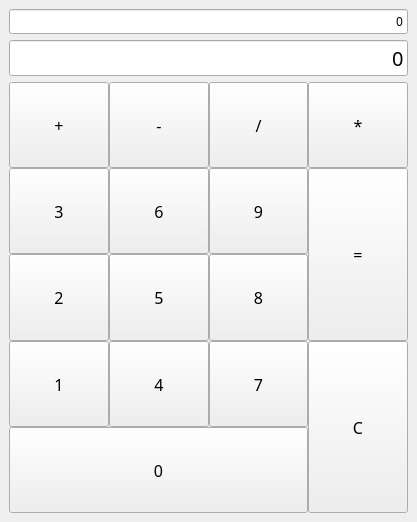
<?xml version="1.0" encoding="UTF-8"?>
<ui version="4.0">
 <class>MainWindow</class>
 <widget class="QMainWindow" name="MainWindow">
  <property name="geometry">
   <rect>
    <x>0</x>
    <y>0</y>
    <width>417</width>
    <height>522</height>
   </rect>
  </property>
  <property name="windowTitle">
   <string>Калькулятор</string>
  </property>
  <widget class="QWidget" name="centralwidget">
   <layout class="QGridLayout" name="gridLayout_2">
    <item row="0" column="0">
     <widget class="QLineEdit" name="consol">
      <property name="font">
       <font>
        <family>Impact</family>
        <pointsize>9</pointsize>
        <weight>50</weight>
        <bold>false</bold>
        <stylestrategy>PreferAntialias</stylestrategy>
       </font>
      </property>
      <property name="text">
       <string>0</string>
      </property>
      <property name="echoMode">
       <enum>QLineEdit::Normal</enum>
      </property>
      <property name="alignment">
       <set>Qt::AlignRight|Qt::AlignTrailing|Qt::AlignVCenter</set>
      </property>
      <property name="readOnly">
       <bool>true</bool>
      </property>
      <property name="placeholderText">
       <string/>
      </property>
     </widget>
    </item>
    <item row="1" column="0">
     <widget class="QLineEdit" name="consol2">
      <property name="font">
       <font>
        <family>Impact</family>
        <pointsize>15</pointsize>
        <weight>50</weight>
        <bold>false</bold>
        <stylestrategy>PreferAntialias</stylestrategy>
       </font>
      </property>
      <property name="text">
       <string>0</string>
      </property>
      <property name="echoMode">
       <enum>QLineEdit::Normal</enum>
      </property>
      <property name="alignment">
       <set>Qt::AlignRight|Qt::AlignTrailing|Qt::AlignVCenter</set>
      </property>
      <property name="readOnly">
       <bool>true</bool>
      </property>
      <property name="placeholderText">
       <string/>
      </property>
     </widget>
    </item>
    <item row="2" column="0">
     <layout class="QGridLayout" name="gridLayout">
      <property name="spacing">
       <number>0</number>
      </property>
      <item row="0" column="2">
       <widget class="QPushButton" name="degree">
        <property name="sizePolicy">
         <sizepolicy hsizetype="Minimum" vsizetype="Minimum">
          <horstretch>0</horstretch>
          <verstretch>0</verstretch>
         </sizepolicy>
        </property>
        <property name="font">
         <font>
          <family>Impact</family>
          <pointsize>12</pointsize>
         </font>
        </property>
        <property name="text">
         <string>/</string>
        </property>
       </widget>
      </item>
      <item row="1" column="1">
       <widget class="QPushButton" name="six">
        <property name="sizePolicy">
         <sizepolicy hsizetype="Minimum" vsizetype="Minimum">
          <horstretch>0</horstretch>
          <verstretch>0</verstretch>
         </sizepolicy>
        </property>
        <property name="font">
         <font>
          <family>Impact</family>
          <pointsize>12</pointsize>
         </font>
        </property>
        <property name="text">
         <string>6</string>
        </property>
       </widget>
      </item>
      <item row="3" column="0">
       <widget class="QPushButton" name="one">
        <property name="sizePolicy">
         <sizepolicy hsizetype="Minimum" vsizetype="Minimum">
          <horstretch>0</horstretch>
          <verstretch>0</verstretch>
         </sizepolicy>
        </property>
        <property name="font">
         <font>
          <family>Impact</family>
          <pointsize>12</pointsize>
         </font>
        </property>
        <property name="text">
         <string>1</string>
        </property>
       </widget>
      </item>
      <item row="0" column="3">
       <widget class="QPushButton" name="multiplication">
        <property name="sizePolicy">
         <sizepolicy hsizetype="Minimum" vsizetype="Minimum">
          <horstretch>0</horstretch>
          <verstretch>0</verstretch>
         </sizepolicy>
        </property>
        <property name="font">
         <font>
          <family>Impact</family>
          <pointsize>12</pointsize>
         </font>
        </property>
        <property name="text">
         <string>*</string>
        </property>
       </widget>
      </item>
      <item row="2" column="2">
       <widget class="QPushButton" name="eight">
        <property name="sizePolicy">
         <sizepolicy hsizetype="Minimum" vsizetype="Minimum">
          <horstretch>0</horstretch>
          <verstretch>0</verstretch>
         </sizepolicy>
        </property>
        <property name="font">
         <font>
          <family>Impact</family>
          <pointsize>12</pointsize>
         </font>
        </property>
        <property name="text">
         <string>8</string>
        </property>
       </widget>
      </item>
      <item row="1" column="0">
       <widget class="QPushButton" name="three">
        <property name="sizePolicy">
         <sizepolicy hsizetype="Minimum" vsizetype="Minimum">
          <horstretch>0</horstretch>
          <verstretch>0</verstretch>
         </sizepolicy>
        </property>
        <property name="font">
         <font>
          <family>Impact</family>
          <pointsize>12</pointsize>
         </font>
        </property>
        <property name="text">
         <string>3</string>
        </property>
       </widget>
      </item>
      <item row="2" column="1">
       <widget class="QPushButton" name="five">
        <property name="sizePolicy">
         <sizepolicy hsizetype="Minimum" vsizetype="Minimum">
          <horstretch>0</horstretch>
          <verstretch>0</verstretch>
         </sizepolicy>
        </property>
        <property name="font">
         <font>
          <family>Impact</family>
          <pointsize>12</pointsize>
         </font>
        </property>
        <property name="text">
         <string>5</string>
        </property>
       </widget>
      </item>
      <item row="0" column="0">
       <widget class="QPushButton" name="plus">
        <property name="sizePolicy">
         <sizepolicy hsizetype="Minimum" vsizetype="Minimum">
          <horstretch>0</horstretch>
          <verstretch>0</verstretch>
         </sizepolicy>
        </property>
        <property name="font">
         <font>
          <family>Impact</family>
          <pointsize>12</pointsize>
         </font>
        </property>
        <property name="text">
         <string>+</string>
        </property>
       </widget>
      </item>
      <item row="3" column="1">
       <widget class="QPushButton" name="four">
        <property name="sizePolicy">
         <sizepolicy hsizetype="Minimum" vsizetype="Minimum">
          <horstretch>0</horstretch>
          <verstretch>0</verstretch>
         </sizepolicy>
        </property>
        <property name="font">
         <font>
          <family>Impact</family>
          <pointsize>12</pointsize>
         </font>
        </property>
        <property name="text">
         <string>4</string>
        </property>
       </widget>
      </item>
      <item row="3" column="3" rowspan="2">
       <widget class="QPushButton" name="clear">
        <property name="sizePolicy">
         <sizepolicy hsizetype="Minimum" vsizetype="Minimum">
          <horstretch>0</horstretch>
          <verstretch>0</verstretch>
         </sizepolicy>
        </property>
        <property name="font">
         <font>
          <family>Impact</family>
          <pointsize>12</pointsize>
         </font>
        </property>
        <property name="text">
         <string>С</string>
        </property>
       </widget>
      </item>
      <item row="4" column="0" colspan="3">
       <widget class="QPushButton" name="zero">
        <property name="sizePolicy">
         <sizepolicy hsizetype="Minimum" vsizetype="Minimum">
          <horstretch>0</horstretch>
          <verstretch>0</verstretch>
         </sizepolicy>
        </property>
        <property name="font">
         <font>
          <family>Impact</family>
          <pointsize>12</pointsize>
         </font>
        </property>
        <property name="text">
         <string>0</string>
        </property>
       </widget>
      </item>
      <item row="0" column="1">
       <widget class="QPushButton" name="minus">
        <property name="sizePolicy">
         <sizepolicy hsizetype="Minimum" vsizetype="Minimum">
          <horstretch>0</horstretch>
          <verstretch>0</verstretch>
         </sizepolicy>
        </property>
        <property name="font">
         <font>
          <family>Impact</family>
          <pointsize>12</pointsize>
         </font>
        </property>
        <property name="text">
         <string>-</string>
        </property>
       </widget>
      </item>
      <item row="2" column="0">
       <widget class="QPushButton" name="two">
        <property name="sizePolicy">
         <sizepolicy hsizetype="Minimum" vsizetype="Minimum">
          <horstretch>0</horstretch>
          <verstretch>0</verstretch>
         </sizepolicy>
        </property>
        <property name="font">
         <font>
          <family>Impact</family>
          <pointsize>12</pointsize>
         </font>
        </property>
        <property name="text">
         <string>2</string>
        </property>
       </widget>
      </item>
      <item row="1" column="2">
       <widget class="QPushButton" name="nine">
        <property name="sizePolicy">
         <sizepolicy hsizetype="Minimum" vsizetype="Minimum">
          <horstretch>0</horstretch>
          <verstretch>0</verstretch>
         </sizepolicy>
        </property>
        <property name="font">
         <font>
          <family>Impact</family>
          <pointsize>12</pointsize>
         </font>
        </property>
        <property name="text">
         <string>9</string>
        </property>
       </widget>
      </item>
      <item row="1" column="3" rowspan="2">
       <widget class="QPushButton" name="equally">
        <property name="sizePolicy">
         <sizepolicy hsizetype="Minimum" vsizetype="Minimum">
          <horstretch>0</horstretch>
          <verstretch>0</verstretch>
         </sizepolicy>
        </property>
        <property name="font">
         <font>
          <family>Impact</family>
          <pointsize>12</pointsize>
         </font>
        </property>
        <property name="text">
         <string>=</string>
        </property>
       </widget>
      </item>
      <item row="3" column="2">
       <widget class="QPushButton" name="seven">
        <property name="sizePolicy">
         <sizepolicy hsizetype="Minimum" vsizetype="Minimum">
          <horstretch>0</horstretch>
          <verstretch>0</verstretch>
         </sizepolicy>
        </property>
        <property name="font">
         <font>
          <family>Impact</family>
          <pointsize>12</pointsize>
         </font>
        </property>
        <property name="text">
         <string>7</string>
        </property>
       </widget>
      </item>
     </layout>
    </item>
   </layout>
  </widget>
  <widget class="QMenuBar" name="menubar">
   <property name="geometry">
    <rect>
     <x>0</x>
     <y>0</y>
     <width>417</width>
     <height>26</height>
    </rect>
   </property>
   <property name="tabletTracking">
    <bool>false</bool>
   </property>
  </widget>
 </widget>
 <resources/>
 <connections/>
</ui>
